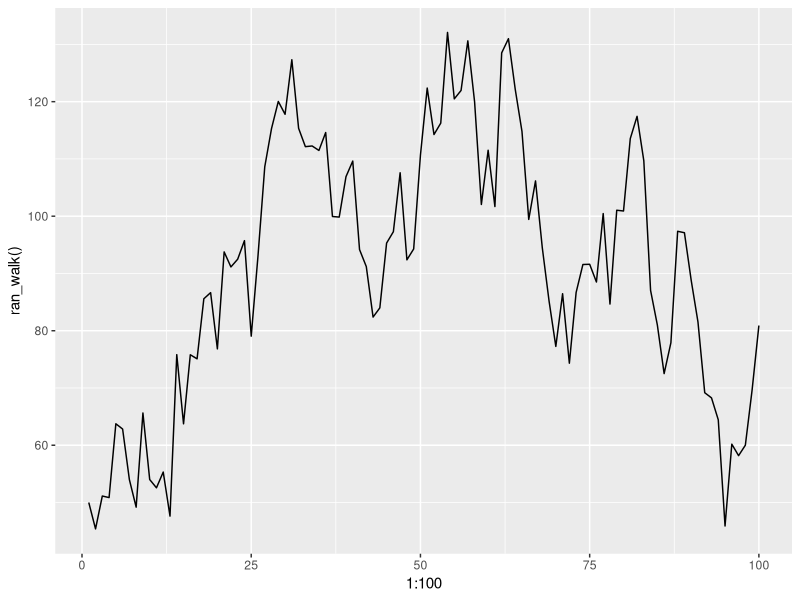
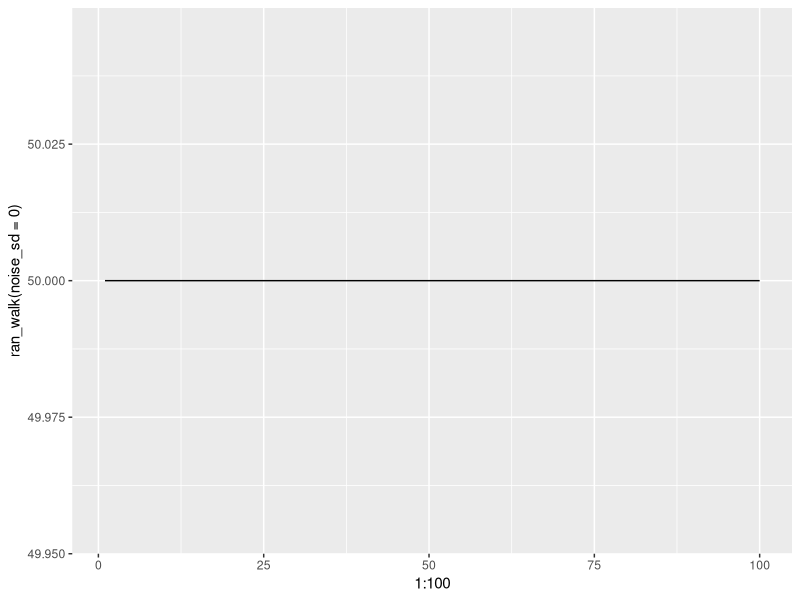
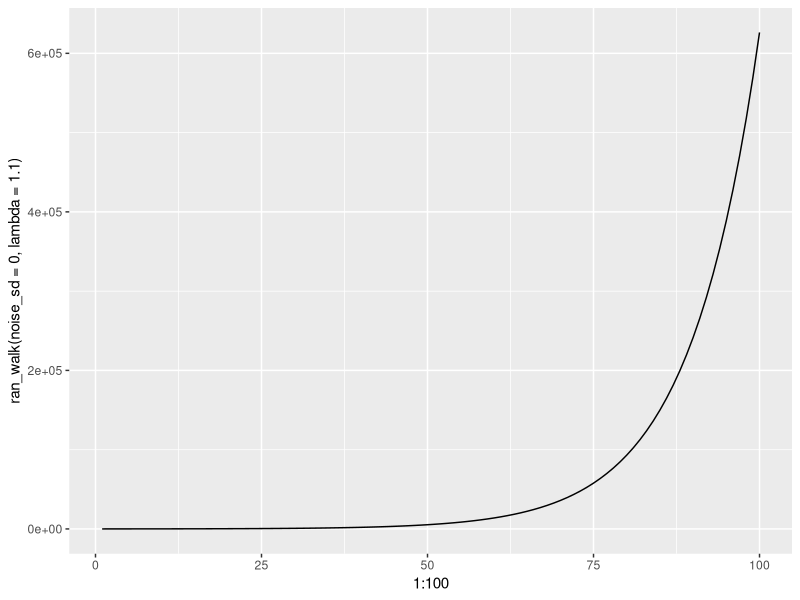
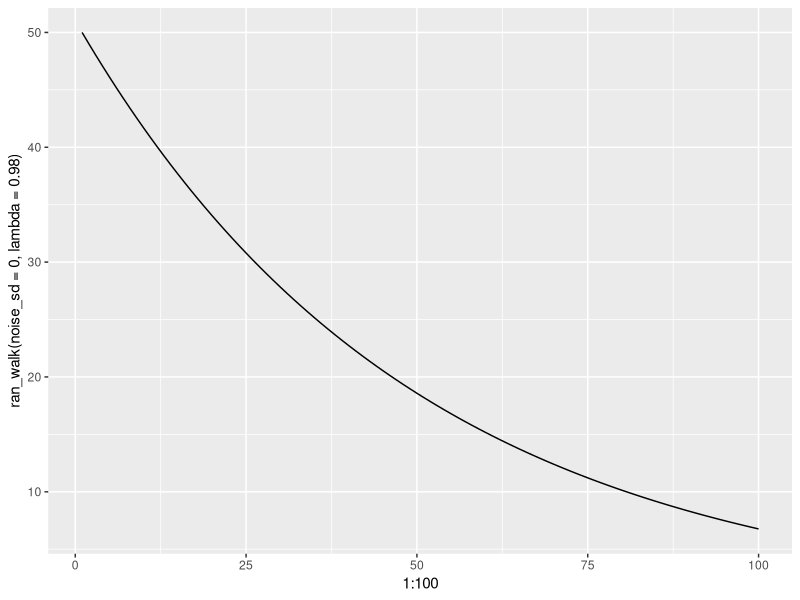

Here is the R script that generated these plots, in order:
### For Loops
## 18 Feb 2025

#anatomy of a for loop
#for (var in seq) { #start if for loop
  #body of for loop
#} #end of for loop

##use the name of the variable as i, j, or k)
for(i in 1:5) { #value of variable i
  cat("stuck in a loop","\n") #statement
  cat(3+2,"\n") #second statement
  cat(runif(1),"\n") #third statement
} #end
print(i) #value

my_dog<-c("chow","akita","malamute","husky","samoyed")
for (i in 1:length(my_dog)) {
  cat("i=",i,"my_dog[i]=", my_dog[i],"\n")
}

zz<-5
for (i in seq_len(zz)){
  cat("i=",i,"my_dog[i]=",my_dog[i],"\n")
}
#sometimes for loops are not needed
for (i in 1:length(my_dog)) {
  my_dog[i]<-toupper(my_dog[i])
  cat("i=",i,"my_dog[i]=", my_dog[i],"\n")
}
#is the same as:
my_dog<-toupper(my_dog)
print(my_dog)

z<-c(10,2,4) #three intergents
for (i in 1:length(z)){
  cat("i=",i,"z[i]=",z[i],"\n")
}
print(i)

###what if we want to work only the odd numbered elements?

z<- 1:20
for (i in 1:length(z)){
  if(i%% 2==0) next
  print(i)
}

for (i in 1:length(z)){
  if(i%% 2!=0) next
  print(i)
}

## brake function
# random walk
#stochastic random walk
# input: times =numbers of time steps
# n1= initial population size (=n[1])
# lambda =finite rate of increase, 1.0 no change, if 1.1-- 10% increase each time step, 0.98 2% decrease each time step
# noise_sd = sd of normal distribution with mean 0
# output: vector n with population sizes>0 until extinction then NA

library(ggplot2)
ran_walk<-function(times=100, n1=50,lambda=1.00, noise_sd=10){
  n<-rep(NA,times) #create a output vector
  n[1]<-n1 #initialize with starting population size
  noise<-rnorm(n=times,mean=0,sd=noise_sd) #create noise vector
  for (i in 1:(times-1)) {
   n[i+1]<-lambda*n[i]+noise[i]
   if (n[i+1]<=0) {
     n[i+1]<-NA
     cat("Population extinction at time", i+1,"\n")
     break}
  }

  return(n)
  }

ran_walk()
qplot(x=1:100,y=ran_walk(),geom = "line")
#noise off= line
qplot(x=1:100,y=ran_walk(noise_sd = 0),geom = "line")
#adding lambda increase
qplot(x=1:100,y=ran_walk(noise_sd = 0, lambda = 1.1),geom = "line")
#adding lambda decrease
qplot(x=1:100,y=ran_walk(noise_sd = 0, lambda = 0.98),geom = "line")

####double loops
m<-matrix(round(runif(20),digits = 2),nrow = 5)
#loop over rows
for (i in 1:nrow(m)){
  m[i,]<-m[i,]+1
}
print(m)

for (j in 1:ncol(m)){
  m[j,]<-m[j,]+j
}
print(m)

###
#species area curve
#create a power function relationship for S and A
# input: A is a vector of island areas
#        c is the intercept constant
        # z is slope constant
# output: S is a vector of species richness values

species_areas_curve<-function(A=1:5000,c=0.5,z=0.26){
  S<-c*(A^z)
  return(S)
}
head(species_areas_curve())

#### species area plot
